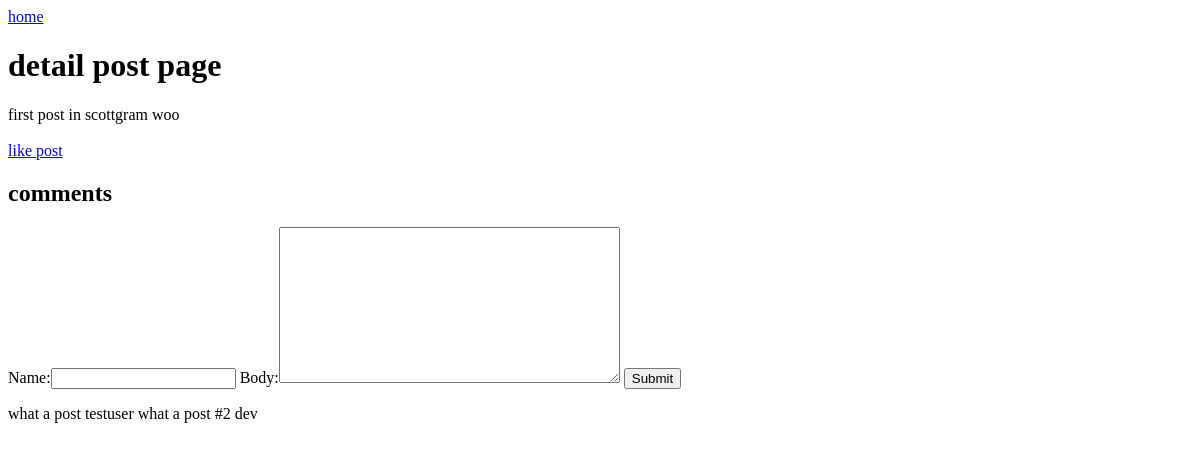
Page /detail_post/1 on the earlier database version.
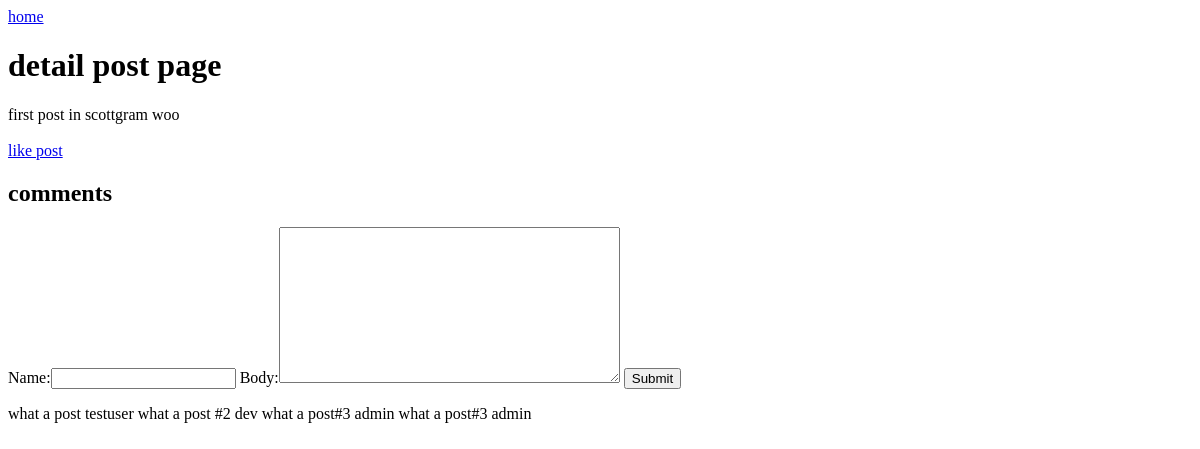
Same page on the later database version.
### feed/models.py (models this page shows, shortened)
class Post(models.Model):
    author = models.ForeignKey(User, on_delete=models.CASCADE)
    title = models.CharField(max_length=200)
    description = models.CharField(max_length=200)
    created = models.DateTimeField(auto_now_add=True)
    published_date = models.DateTimeField(blank=True, null=True)
    likes = models.ManyToManyField(User, related_name='postlike')
    def __str__(self):
        return self.title
    class Meta:
        ordering = ('-created',)

class Comments(models.Model):
    commentor = models.ForeignKey(User, on_delete=models.CASCADE)
    post = models.ForeignKey(Post, on_delete=models.CASCADE, related_name='comments')
    name = models.CharField(max_length=80)
    body = models.TextField()
    created_on = models.DateTimeField(auto_now_add=True)
    def __str__(self):
        return self.name

### feed/views.py (the view, shortened to what this page needs)
# urls.py: path('detail_post/<str:pk>', views.detailpost, name='detail_post'),
def detailpost(request, pk):
    posts = Post.objects.get(pk=pk)
    posts_likes = posts.likes.all()
    posts_me_liked = posts.likes.filter(id=request.user.id)
    comments = Comments.objects.filter(post=posts)
    form = CommentForm()
    return render(request, 'feed/detailpost.html', {'posts':posts,'comments':comments,'form':form,'posts_likes':posts_likes,'posts_me_liked':posts_me_liked})

### feed/forms.py
class CommentForm(forms.ModelForm):
    class Meta:
        model = Comments
        fields = ('name','body')

### templates/feed/detailpost.html (shortened to what this page needs)
<a href="{% url 'feed' %}"> home </a>
<h1> detail post page </h1>
{{posts}}
{% if posts_me_liked.exists %}
    <a href="{% url 'like_post' posts.pk %}"> unlike post</a>
{% else %}
    <a href="{% url 'like_post' posts.pk %}"> like post </a>
{% endif %}
<h2> comments </h2>
<form method ="POST" action="">
    {{form}}
    <input type="submit" name="create comment">
</form>
{% for comment in comments %}
{{ comment }}
{{ comment.commentor }}
{% endfor %}

Differences in the rows shown:
added Comments: name "what a post#3", commentor "admin"
added Comments: name "what a post#3", commentor "admin"
